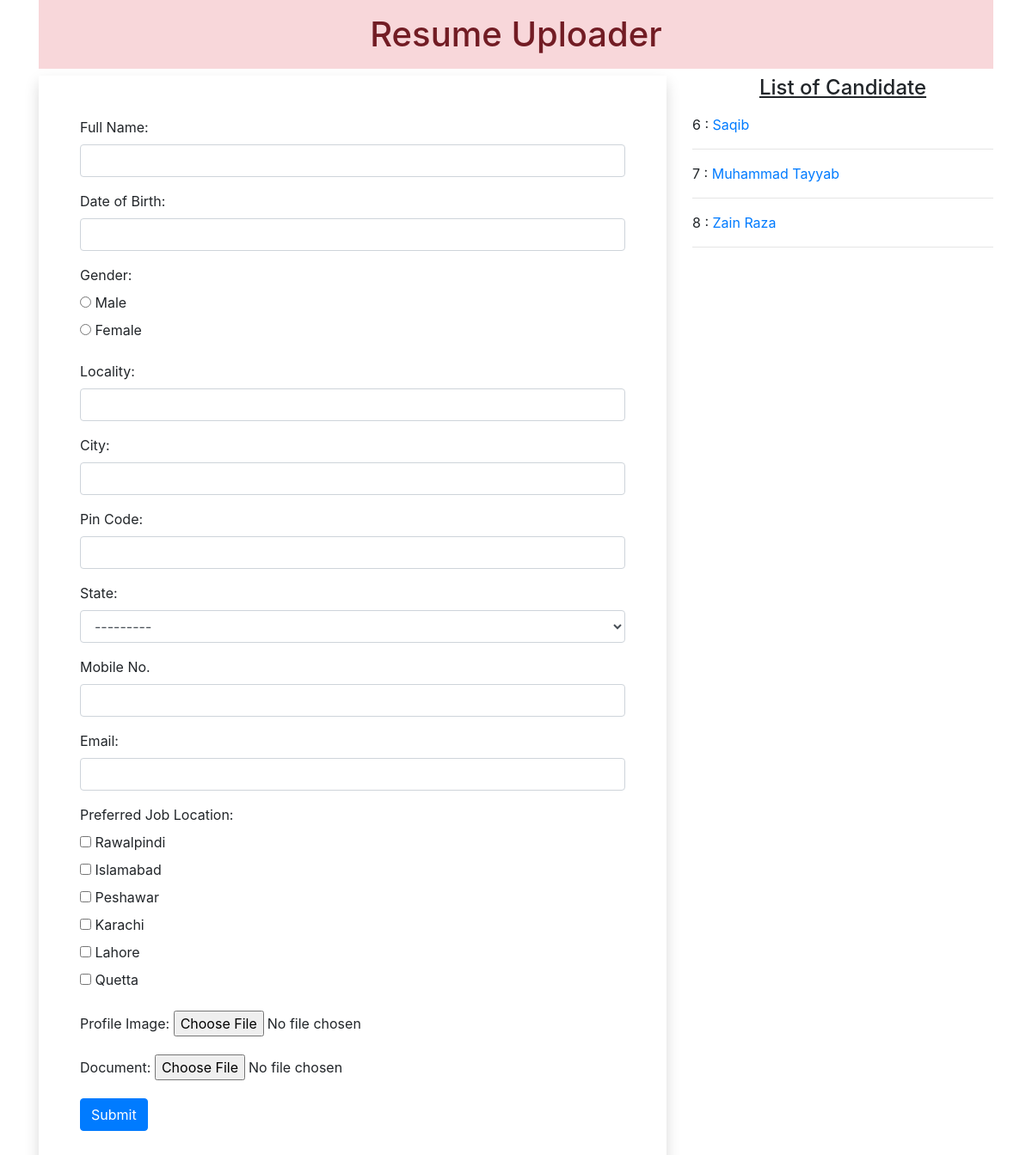
The page / on the database its author committed.
### resumeapp/models.py (models this page shows)
class Resume(models.Model):
    name = models.CharField(max_length=100)
    dob = models.DateField(auto_now=False, auto_now_add=False)
    gender = models.CharField(max_length=100)
    locality = models.CharField(max_length=100)
    city = models.CharField(max_length=100)
    pinCode = models.PositiveIntegerField()
    state = models.CharField(choices=STATE_CHOICE ,max_length=50)
    mobile = models.PositiveIntegerField()
    email = models.EmailField()
    job_city = models.CharField(max_length=100)
    profile_image = models.ImageField(upload_to='profileimg', blank=True)
    my_file = models.FileField(upload_to='doc', blank=True)

### resumeapp/views.py (the view, shortened to what this page needs)
# urls.py: path('', views.index.as_view(), name='index'),
class index(View):
    def get(self, request):
        form = ResumeForm()
        candidates = Resume.objects.all()
        return render(request, 'resumeapp/index.html', {'form':form, 'candidates':candidates})

### resumeapp/forms.py
class ResumeForm(forms.ModelForm):
    gender = forms.ChoiceField(choices=GENDER_CHOICES, widget=forms.RadioSelect())
    job_city = forms.MultipleChoiceField(choices=JOB_CITY_CHOICES , label='Preferred Job Location', widget=forms.CheckboxSelectMultiple())
    class Meta:
        model = Resume
        fields = '__all__'
        labels = {'name': 'Full Name', 'dob':'Date of Birth', 'pinCode': 'Pin Code',
                  'mobile':'Mobile No.', 'profile_image':'Profile Image', 'my_file':'Document'}
        widgets = {
            'name': forms.TextInput(attrs={'class':'form-control'}),
            'dob': forms.DateInput(attrs={'class':'form-control', 'id':'datepicker'}),
            'locality': forms.TextInput(attrs={'class':'form-control'}),
            'city': forms.TextInput(attrs={'class':'form-control'}),
            'pinCode': forms.NumberInput(attrs={'class':'form-control'}),
            'state': forms.Select(attrs={'class':'form-control'}),
            'mobile': forms.NumberInput(attrs={'class':'form-control'}),
            'email': forms.EmailInput(attrs={'class':'form-control'}),
        }

### resumeapp/templates/resumeapp/index.html (shortened to what this page needs)
{% load static %}
<!DOCTYPE html>
<html lang="en">
<head>
    <link rel="stylesheet" href="https://cdn.jsdelivr.net/npm/bootstrap@4.3.1/dist/css/bootstrap.min.css">
    <link rel="stylesheet" href="//code.jquery.com/ui/1.13.2/themes/base/jquery-ui.css">
    <link rel="stylesheet" href="/resources/demos/style.css">
    <link rel="stylesheet" href="{% static 'resumeapp/css/style.css' %}">
</head>
<body>
    <div class="container">
        <h1 class="alert-danger text-center p-3">Resume Uploader</h1>
        <div class="row">
            <div class="col-sm-8">
                <form action="" method="post" enctype="multipart/form-data" class="shadow p-5">
                    {% for n in form %}
                    <div class="form-group mb-3">
                        {{n.label_tag}} {{n}}
                    </div>
                    {% endfor %}
                    <input type="submit" value="Submit" class="btn btn-primary">
                </form>
            </div>
            <div class="col-sm-4">
                <h4 class="text-center mb-3"><u>List of Candidate</u></h4>
                {% for i in candidates %}
                {{i.id}} : <a href="{% url 'CandidateView' i.id %}">{{i.name}}</a>
                <hr>
                {% endfor %}
            </div>
        </div>
    </div>
</body>
</html>

### resumeapp/static/resumeapp/css/style.css (style rules this page uses)
#id_gender, #id_job_city { list-style-type: none; display: inline-flexbox; }

### rows shown on the page
Resume: id "6", name "Saqib"
Resume: id "7", name "Muhammad Tayyab"
Resume: id "8", name "Zain Raza"

### other values the page prints
{{ n.label_tag }} "Full Name:" "Date of Birth:" "Gender:" "Locality:" "City:" "Pin Code:" "State:" "Mobile No." "Email:" "Preferred Job Location:" "Profile Image:" "Document:"
